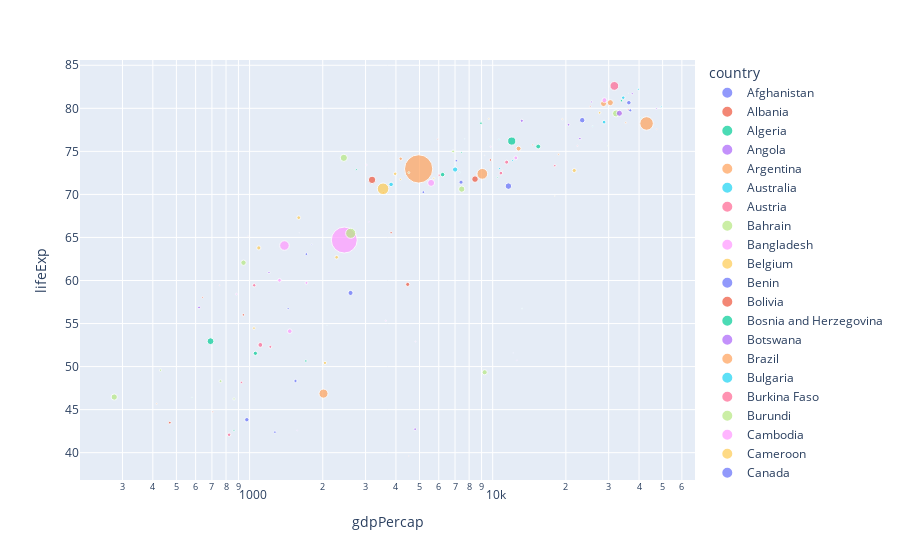

The notebook cell this image was saved under:
### Markdown cell above
[Back to top](#Index:) 

### Problem 5

#### Limit to the year 2007

Limit the data to the year 2007 and create a scatterplot of GDP vs. Life Expectancy, color by country, size the points by population and use a logarithmic transform on the x-axis. 

Use the `plt.savefig()` method to save the image as `img5.png` in the `images` folder.

### Code cell
### GRADED

px.scatter(gapminder.query('year == 2007'), x='gdpPercap', y='lifeExp', color='country', size='pop', log_x=True)
